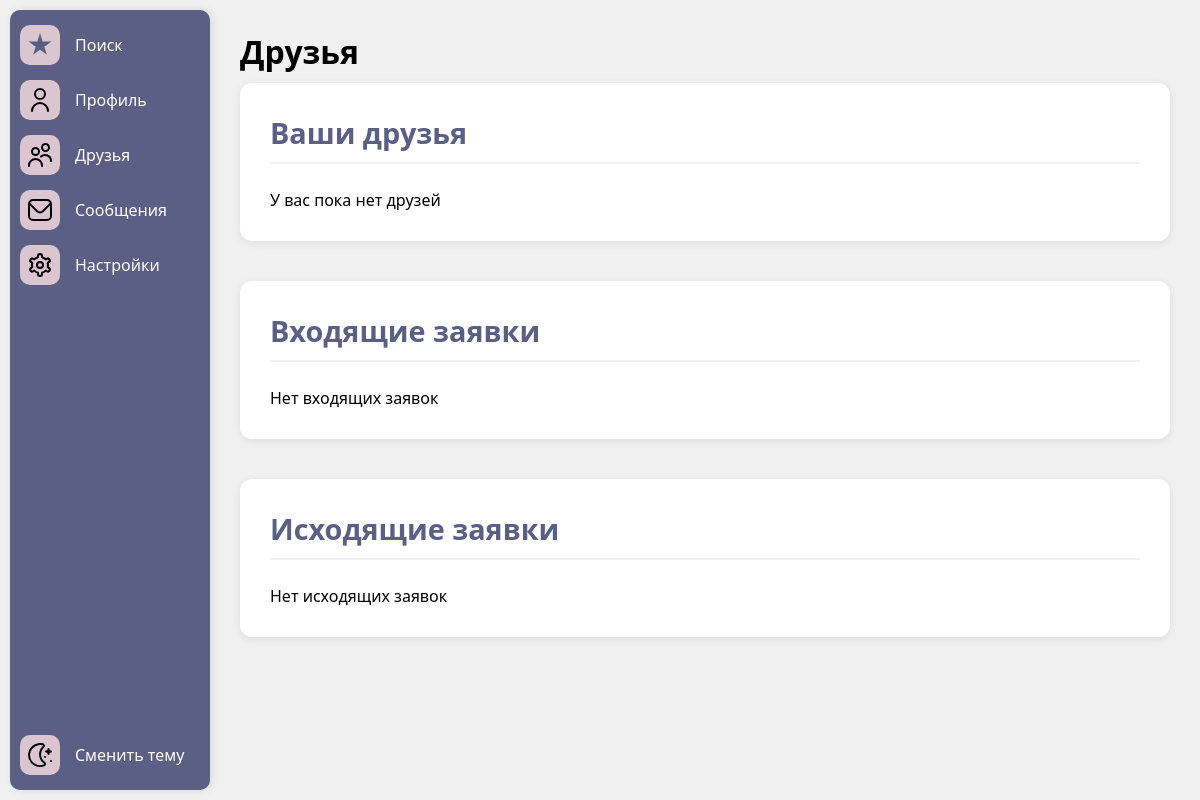
The page /friends/ (signed in) on the database as committed earlier.
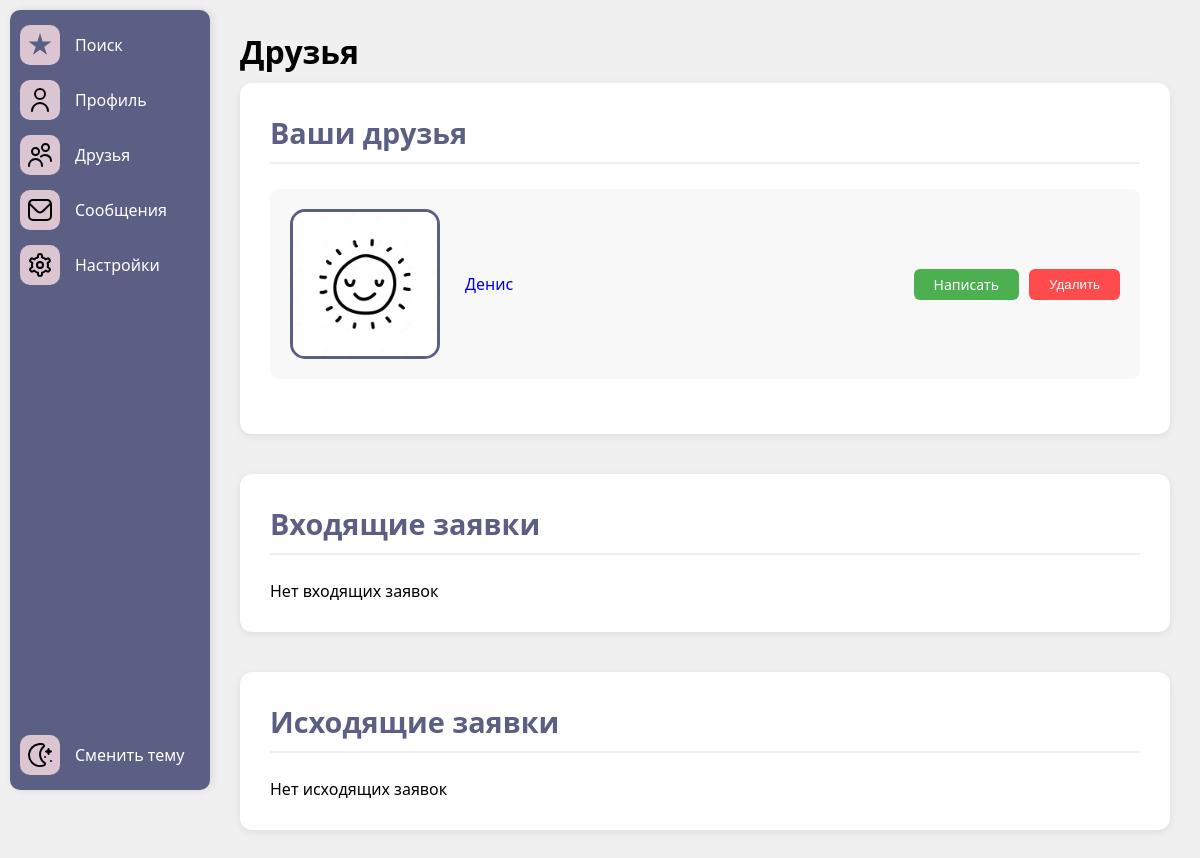
The same page on the database as committed later.
### compatibility/models.py (models this page shows)
class Friendship(models.Model):
    STATUS_CHOICES = (
        ('pending', 'Ожидает подтверждения'),
        ('accepted', 'Принято'),
        ('declined', 'Отклонено'),
    )
    from_user = models.ForeignKey(User, on_delete=models.CASCADE, related_name='sent_requests')
    to_user = models.ForeignKey(User, on_delete=models.CASCADE, related_name='received_requests')
    status = models.CharField(max_length=10, choices=STATUS_CHOICES, default='pending')
    created_at = models.DateTimeField(auto_now_add=True)
    class Meta:
        unique_together = ('from_user', 'to_user')

### authuser/models.py (models this page shows, shortened)
class User(AbstractBaseUser, PermissionsMixin):
    full_name = models.CharField(max_length=100)
    email = models.EmailField(unique=True)
    is_active = models.BooleanField(default=True)
    is_staff = models.BooleanField(default=False)
    is_ai = models.BooleanField(default=False)
    objects = CustomUserManager()
    USERNAME_FIELD = 'email'
    REQUIRED_FIELDS = ['full_name']

class Profile(models.Model):
    user = models.OneToOneField(User, on_delete=models.CASCADE, related_name='profile')
    avatar = models.ImageField(upload_to='avatars/', blank=True, null=True, default='avatars/default_avatar.jpg')
    gender = models.ForeignKey('Gender', on_delete=models.SET_NULL, blank=True, null=True)
    job = models.CharField(max_length=20, blank=True, null=True)
    birth_date = models.DateField(blank=True, null=True)
    bio = models.CharField(max_length=200, blank=True, null=True)
    city = models.ForeignKey('City', on_delete=models.SET_NULL, blank=True, null=True)
    interests = models.ManyToManyField('Interest', blank=True)
    height = models.PositiveIntegerField(blank=True, null=True)
    zodiac_sign = models.ForeignKey('Zodiac', on_delete=models.SET_NULL, blank=True, null=True)
    smoking = models.ForeignKey('Smoking', on_delete=models.SET_NULL, blank=True, null=True)
    alcohol = models.ForeignKey('Alcohol', on_delete=models.SET_NULL, blank=True, null=True)
    religion = models.ForeignKey('Religion', on_delete=models.SET_NULL, blank=True, null=True)
    education = models.ForeignKey('Education', on_delete=models.SET_NULL, blank=True, null=True)
    children = models.ForeignKey('Children', on_delete=models.SET_NULL, blank=True, null=True)
    language = models.ManyToManyField('Language', blank=True, null=True)
    relationship = models.ForeignKey('Relationship', on_delete=models.SET_NULL, blank=True, null=True)

### compatibility/views.py (the view)
# urls.py: path('friends/', friends, name='friends'),
@login_required
def friends(request):
    incoming_requests = Friendship.objects.filter(
        to_user=request.user,
        status='pending'
    ).select_related('from_user')
    outgoing_requests = Friendship.objects.filter(
        from_user=request.user,
        status='pending'
    ).select_related('to_user')
    friends = Friendship.objects.filter(
        Q(from_user=request.user) | Q(to_user=request.user),
        status='accepted'
    ).select_related('from_user', 'to_user')
    context = {
        'incoming_requests': incoming_requests,
        'outgoing_requests': outgoing_requests,
        'friends': friends,
    }
    return render(request, 'friends.html', context)

### templates/friends.html (shortened to what this page needs)
{% extends 'base.html' %}
{% load static %}
{% block extra_css %}
<link rel="stylesheet" href="{% static 'css/friends_style.css' %}">
{% endblock %}
{% block content %}
<div class="friends-container">
    <div>
        <h1 style="margin-bottom: 10px;">Друзья</h1>
    </div>
    <div class="friends-section">
        <h2>Ваши друзья</h2>
        <div class="friends-list">
            {% for friendship in friends %}
            <div class="friend-card">
                {% if friendship.from_user != request.user %}
                <img src="{{ friendship.from_user.profile.avatar.url }}" class="avatar-medium" alt="Аватар друга">
                <div class="friend-info">
                    <a href="{% url 'user_profile' friendship.from_user.id %}" class="user-link">
                        {{ friendship.from_user.full_name }}
                    </a>
                    <div class="friend-actions">
                        <a href="{% url 'messenger_detail' friendship.from_user.id %}"
                           class="btn btn-primary message-btn">
                            Написать
                        </a>
                        <form action="{% url 'remove_friend' friendship.from_user.id %}" method="post">
                            <button type="submit" class="btn btn-danger">Удалить</button>
                        </form>
                    </div>
                </div>
                {% endif %}
            </div>
            {% empty %}
            <p class="no-friends">У вас пока нет друзей</p>
            {% endfor %}
        </div>
    </div>
    <div class="requests-section">
        <h2>Входящие заявки</h2>
        {% for request in incoming_requests %}
        <div class="request-card">
            <img src="{{ request.from_user.profile.avatar.url }}" class="avatar-small" alt="Аватар">
            <div class="request-info">
                <a href="{% url 'user_profile' request.from_user.id %}" class="user-link">
                    {{ request.from_user.full_name }}
                </a>
                <div class="request-actions">
                    <form action="{% url 'accept_friend_request' request.id %}" method="post">
                        {% csrf_token %}
                        <button type="submit" class="btn btn-success">Принять</button>
                    </form>
                    <form action="{% url 'decline_friend_request' request.id %}" method="post">
                        {% csrf_token %}
                        <button type="submit" class="btn btn-danger">Отклонить</button>
                    </form>
                </div>
            </div>
        </div>
        {% empty %}
        <p class="no-requests">Нет входящих заявок</p>
        {% endfor %}
    </div>
    <div class="requests-section">
        <h2>Исходящие заявки</h2>
        {% for request in outgoing_requests %}
        <div class="request-card">
            <img src="{{ request.to_user.profile.avatar.url }}" class="avatar-small" alt="Аватар">
            <div class="request-info">
                <a href="{% url 'user_profile' request.to_user.id %}" class="user-link">
                    {{ request.to_user.full_name }}
                </a>
                <form action="{% url 'cancel_friend_request' request.id %}" method="post">
                    {% csrf_token %}
                    <button type="submit" class="btn btn-warning">Отменить</button>
                </form>
            </div>
        </div>
        {% empty %}
        <p class="no-requests">Нет исходящих заявок</p>
        {% endfor %}
    </div>
</div>
{% endblock %}

Rows that differ between the two databases and show on the page:
added Friendship: from_user.profile.avatar (placeholder picture), from_user.full_name "Денис"
Other text that changed with them:
text no longer shown: "У вас пока нет друзей"
